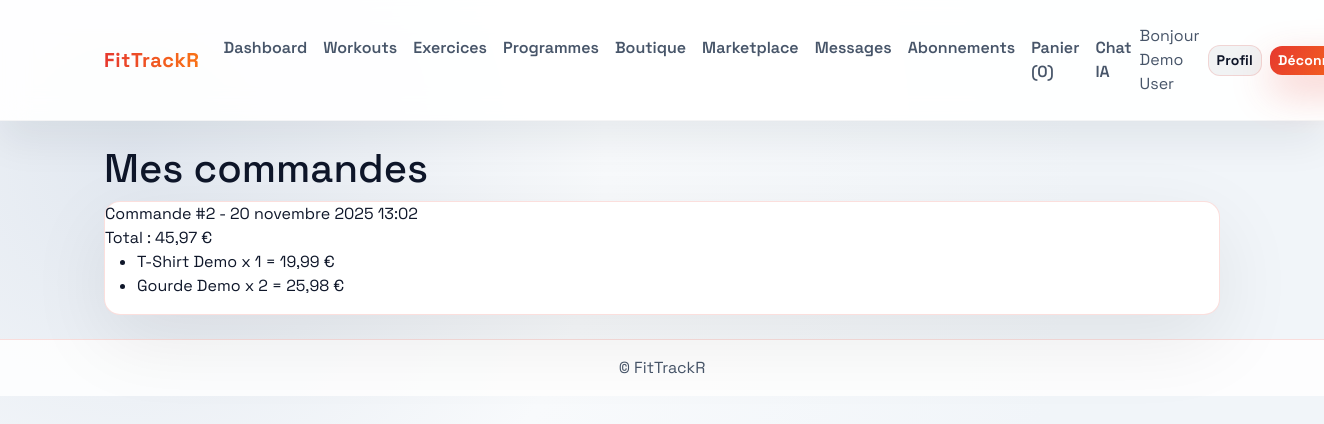
/shop/orders/ (signed in), run on the app's committed database.
### users/models.py (models this page shows, shortened)
class CustomUser(AbstractBaseUser, PermissionsMixin):
    email = models.EmailField(unique=True)
    first_name = models.CharField(max_length=50, blank=True)
    last_name = models.CharField(max_length=50, blank=True)
    is_staff = models.BooleanField(default=False)
    is_active = models.BooleanField(default=True)
    date_joined = models.DateTimeField(default=timezone.now)
    objects = CustomUserManager()
    USERNAME_FIELD = "email"
    REQUIRED_FIELDS = []
    class Meta:
        ordering = ["-date_joined"]
    @property
    def full_name(self):
        return f"{self.first_name} {self.last_name}".strip() or self.email

### shop/models.py (models this page shows, shortened)
class Order(models.Model):
    user = models.ForeignKey(settings.AUTH_USER_MODEL, related_name="orders", on_delete=models.SET_NULL, null=True, blank=True)
    full_name = models.CharField(max_length=150)
    email = models.EmailField()
    address = models.CharField(max_length=255)
    city = models.CharField(max_length=120)
    created_at = models.DateTimeField(auto_now_add=True)
    paid = models.BooleanField(default=False)
    class Meta:
        ordering = ["-created_at"]
    @property
    def total(self):
        return sum(item.subtotal for item in self.items.all())

class OrderItem(models.Model):
    order = models.ForeignKey(Order, related_name="items", on_delete=models.CASCADE)
    product = models.ForeignKey(Product, related_name="order_items", on_delete=models.PROTECT)
    quantity = models.PositiveIntegerField(default=1)
    price = models.DecimalField(max_digits=8, decimal_places=2)
    @property
    def subtotal(self):
        return self.price * self.quantity

class Product(models.Model):
    category = models.ForeignKey(Category, related_name="products", on_delete=models.CASCADE)
    name = models.CharField(max_length=200)
    description = models.TextField(blank=True)
    price = models.DecimalField(max_digits=8, decimal_places=2)
    stock = models.PositiveIntegerField(default=0)
    is_active = models.BooleanField(default=True)
    image = models.ImageField(upload_to="products/", blank=True, null=True)
    created_at = models.DateTimeField(auto_now_add=True)
    class Meta:
        ordering = ["name"]

### shop/views.py (the view)
# urls.py: path("orders/", views.order_history, name="order_history"),
@login_required
def order_history(request):
    orders = Order.objects.filter(user=request.user).prefetch_related("items__product")
    return render(request, "shop/order_history.html", {"orders": orders})

### messaging/context_processors.py (called while the page is built)
def messaging_counts(request):
    if not request.user.is_authenticated:
        return {}
    inbox_unread = request.user.received_messages.filter(is_read=False).count()
    pending_requests = request.user.received_friend_requests.filter(status="pending").count()
    return {
        "messaging_unread": inbox_unread,
        "messaging_pending_requests": pending_requests,
    }

### shop/cart.py (called while the page is built)
    def __len__(self):
        return sum(self.cart.values())

### shop/context_processors.py (called while the page is built)
def cart(request):
    return {"cart": Cart(request)}

### subscriptions/utils.py (called while the page is built)
def ensure_default_plans():
    for plan_data in DEFAULT_PLANS:
        Plan.objects.get_or_create(
            code=plan_data["code"],
            defaults={
                "name": plan_data["name"],
                "level": plan_data["level"],
                "price": plan_data["price"],
                "description": plan_data["description"],
                "workout_limit_per_week": plan_data.get("workout_limit_per_week"),
                "features": plan_data.get("features", ""),
            },
        )

def ensure_free_plan(user):
    ensure_default_plans()
    if Subscription.objects.filter(user=user, active=True).exists():
        return
    free_plan = Plan.objects.get(code="free")
    Subscription.objects.create(user=user, plan=free_plan)

### shop/templates/shop/order_history.html
{% extends 'base.html' %}
{% block content %}
<h1>Mes commandes</h1>
{% for order in orders %}
    <div class="card">
        <div class="flex-between">
            <div>Commande #{{ order.id }} - {{ order.created_at }}</div>
            <div>Total : {{ order.total }} €</div>
        </div>
        <ul>
            {% for item in order.items.all %}
                <li>{{ item.product.name }} x {{ item.quantity }} = {{ item.subtotal }} €</li>
            {% endfor %}
        </ul>
    </div>
{% empty %}
    <p>Pas encore de commandes.</p>
{% endfor %}
{% endblock %}

### templates/base.html (shortened to what this page needs)
{% load static %}
<!doctype html>
<html lang="fr">
<head>
    <link href="https://cdn.jsdelivr.net/npm/bootstrap@5.3.3/dist/css/bootstrap.min.css" rel="stylesheet">
    <link rel="stylesheet" href="https://cdn.jsdelivr.net/npm/bootstrap-icons@1.11.3/font/bootstrap-icons.css">
    <link rel="stylesheet" href="{% static 'styles.css' %}">
</head>
<body class="app-body">
    <header>
        <nav class="navbar navbar-expand-lg navbar-light glass-nav sticky-top py-3">
            <div class="container-xl">
                <a class="navbar-brand brand-gradient" href="{% url 'dashboard:home' %}">FitTrackR</a>
                <div class="collapse navbar-collapse" id="navbarNav">
                    <ul class="navbar-nav me-auto mb-2 mb-lg-0">
                        <li class="nav-item"><a class="nav-link nav-link-soft" href="{% url 'dashboard:home' %}">Dashboard</a></li>
                        <li class="nav-item"><a class="nav-link nav-link-soft" href="{% url 'workouts:workout_list' %}">Workouts</a></li>
                        <li class="nav-item"><a class="nav-link nav-link-soft" href="{% url 'workouts:exercise_list' %}">Exercices</a></li>
                        <li class="nav-item"><a class="nav-link nav-link-soft" href="{% url 'programs:program_list' %}">Programmes</a></li>
                        <li class="nav-item"><a class="nav-link nav-link-soft" href="{% url 'shop:product_list' %}">Boutique</a></li>
                        <li class="nav-item"><a class="nav-link nav-link-soft" href="{% url 'shop:marketplace_list' %}">Marketplace</a></li>
                        <li class="nav-item"><a class="nav-link nav-link-soft" href="{% url 'messaging:inbox' %}">Messages</a></li>
                        <li class="nav-item"><a class="nav-link nav-link-soft" href="{% url 'subscriptions:plans' %}">Abonnements</a></li>
                        <li class="nav-item"><a class="nav-link nav-link-soft" href="{% url 'shop:cart_detail' %}">Panier ({{ cart|length }})</a></li>
                        <li class="nav-item"><a class="nav-link nav-link-soft" href="{% url 'dashboard:ai_chat' %}">Chat IA</a></li>
                    </ul>
                    <div class="d-flex align-items-center gap-2">
                        {% if user.is_authenticated %}
                            <span class="navbar-text text-muted">Bonjour {{ user.full_name }}</span>
                            <a class="btn btn-ghost btn-sm" href="{% url 'users:profile' %}">Profil</a>
                            <a class="btn btn-primary btn-sm" href="{% url 'users:logout' %}">Déconnexion</a>
                        {% else %}
                            <a class="btn btn-ghost btn-sm" href="{% url 'users:login' %}">Connexion</a>
                            <a class="btn btn-primary btn-sm" href="{% url 'users:register' %}">Inscription</a>
                        {% endif %}
                    </div>
                </div>
            </div>
        </nav>
    </header>
    <main class="main-shell container-xl py-4">
        {% block content %}{% endblock %}
    </main>
    <footer class="site-footer text-center py-3">© FitTrackR</footer>
</body>
</html>

### static/styles.css (style rules this page uses)
:root { --bg: radial-gradient(circle at 10% 20%, #e2e8f0 0%, #f8fafc 35%, #f1f5f9 70%); --surface: #ffffff; --surface-strong: #f8fafc; --primary: #e6392f; --secondary: #2563eb; --accent: #12b886; --text: #0f172a; --muted: #475569; --border: rgba(230, 57, 47, 0.16); --border-strong: rgba(15, 23, 42, 0.08); --shadow: 0 25px 80px rgba(0, 0, 0, 0.08); --radius: 16px; }
* { box-sizing: border-box; }
body, .app-body { margin: 0; min-height: 100vh; background: var(--bg); color: var(--text); font-family: 'Space Grotesk', 'Segoe UI', sans-serif; }
a { color: var(--primary); text-decoration: none; }
.main-shell { padding-bottom: 3rem; }
.glass-nav { background: rgba(255, 255, 255, 0.92); backdrop-filter: blur(14px); border-bottom: 1px solid rgba(15, 23, 42, 0.04); box-shadow: 0 20px 40px rgba(15, 23, 42, 0.07); }
.navbar-brand { font-weight: 800; letter-spacing: 0.6px; }
.brand-gradient { background: linear-gradient(90deg, var(--primary), #f97316); -webkit-background-clip: text; color: transparent; animation: gradientShift 9s ease infinite; }
.nav-link-soft { color: var(--muted); font-weight: 600; position: relative; padding: 0.35rem 0.75rem; }
.nav-link-soft::after { content: ""; position: absolute; left: 0; bottom: 0.2rem; width: 100%; height: 2px; background: linear-gradient(90deg, var(--primary), var(--secondary)); transform: scaleX(0); transform-origin: left; transition: transform 0.2s ease; }
.site-footer { background: rgba(255, 255, 255, 0.85); border-top: 1px solid var(--border); color: var(--muted); }
.card, .alert, .list-group-item, .table { background: var(--surface); border: 1.5px solid var(--border); box-shadow: var(--shadow); color: var(--text); border-radius: var(--radius); transition: all 0.3s ease; }
.btn, button { border: none; border-radius: 12px; font-weight: 700; letter-spacing: 0.2px; transition: transform 0.1s ease, box-shadow 0.2s ease, background 0.2s ease, color 0.2s ease; }
.btn-primary, button, .btn.btn-primary { background: linear-gradient(120deg, var(--primary), #f97316); color: #fff; box-shadow: 0 16px 40px rgba(230, 57, 47, 0.28); border: none; }
.btn-ghost { background: rgba(15, 23, 42, 0.05); color: var(--text); border: 1px solid var(--border); }
.muted, .text-muted { color: var(--muted) !important; }

### data on the page
CustomUser: full_name "Demo User"
Order: id "2", created_at "20 novembre 2025 13:02", total "45,97"
OrderItem: product.name "T-Shirt Demo", quantity "1", subtotal "19,99"
OrderItem: product.name "Gourde Demo", quantity "2", subtotal "25,98"

### other printed values
{{ cart|length }} "0"
